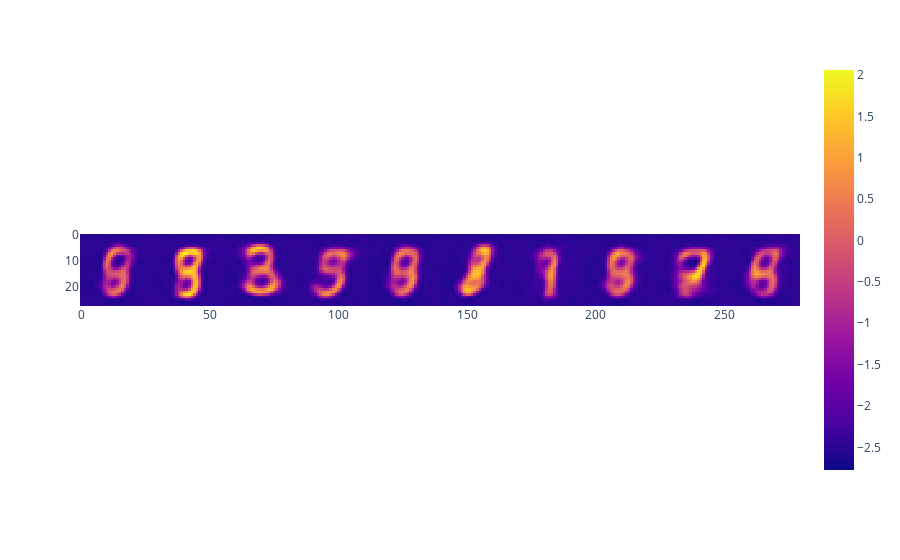

Notebook code for this chart:
### Markdown cell above
### showing one hot vectors

### Code cell
one_hot = t.eye(autoencoder.latent_dim, dtype=t.float32)#*t.var(t.tensor(vectors))+t.mean(t.tensor(vectors))
decoded_one_hot = autoencoder.decoder(one_hot)
decoded_one_hot = rearrange(decoded_one_hot, "b c h w -> h (b c w)")
px.imshow(decoded_one_hot.detach().cpu().numpy())

### Figure 1 — Plotly figure (JSON) as saved in the notebook; plotly's stock layout.template omitted (floating-point values rounded to 4 significant figures; data arrays with more than 128 entries replaced by an {"elided": "..."} marker saying what was removed)
{"data": [{"coloraxis": "coloraxis", "hovertemplate": "x: %{x}<br>y: %{y}<br>color: %{z}<extra></extra>", "name": "0", "type": "heatmap", "xaxis": "x", "yaxis": "y", "z": {"elided": "28x280 float values"}}], "layout": {"coloraxis": {"colorscale": [[0, "#0d0887"], [0.1111, "#46039f"], [0.2222, "#7201a8"], [0.3333, "#9c179e"], [0.4444, "#bd3786"], [0.5556, "#d8576b"], [0.6667, "#ed7953"], [0.7778, "#fb9f3a"], [0.8889, "#fdca26"], [1, "#f0f921"]]}, "margin": {"t": 60}, "xaxis": {"anchor": "y", "constrain": "domain", "domain": [0, 1], "scaleanchor": "y"}, "yaxis": {"anchor": "x", "autorange": "reversed", "constrain": "domain", "domain": [0, 1]}}}
